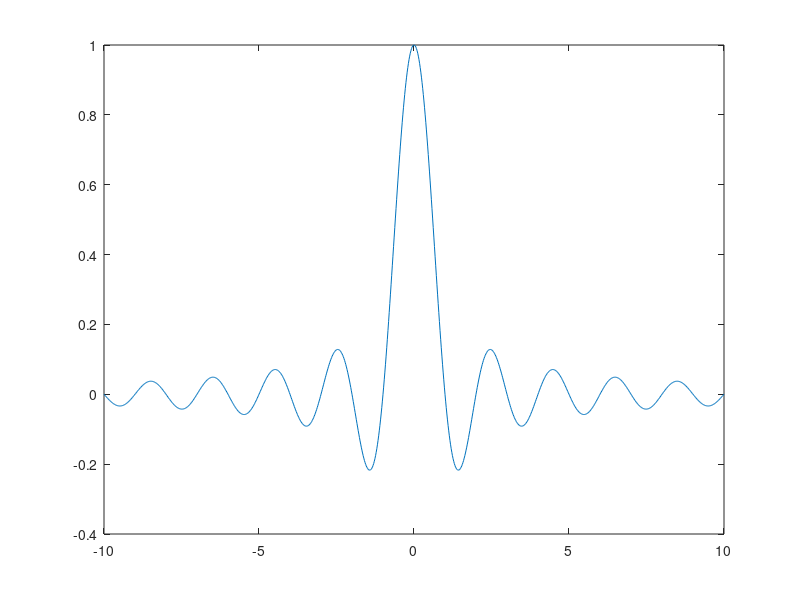

This figure's MATLAB source: (Note: this script raises an error after producing the figure.)
clear; clc; close all;
%%
fLimit = 10;
f = linspace(-fLimit,fLimit,1001);
X = sinc(f);

figure(1)
plot(f,X)
% sinc funtion 3 dB width
hline(1/sqrt(2),'r:')
vline([-0.89 0.89]/2)
xticks([-fLimit:-1 -0.89/2 0 0.89/2 1:fLimit])
text(-fLimit, 1/sqrt(2)+0.03, '1/sqrt(2)', 'Color', 'red')
xlabel('Frequency (Hz)')
ylabel('Amplitude')
title('sinc funtion')
grid on

figure(2)
plot(f,db(X))
% sinc function  first sidelobe peak 
hline(-13.26, 'r:')
text(-fLimit,-13.26 + 0.8,'-13.26 dB', 'Color', 'red')
ylim([-40 0])
xlabel('Frequency (Hz)')
ylabel('Amplitude (dB)')
title('sinc funtion (dB scale)')
grid on